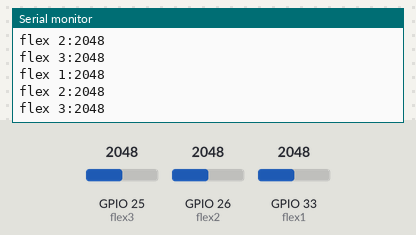
Simulated run of this sketch. Board: ESP32. On the bench: the last lines printed to the serial monitor. Inputs (shaded band) come from the test bench; at power-on: GPIO 25 (flex3) = 2048, GPIO 26 (flex2) = 2048, GPIO 33 (flex1) = 2048.

Above: at 1.8 s.
1.9 s: GPIO 25 (flex3) set to 2866
At 2.4 s:
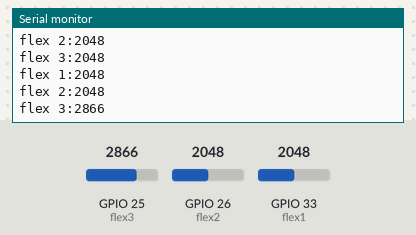
3.4 s: GPIO 26 (flex2) set to 2866
At 4.7 s:
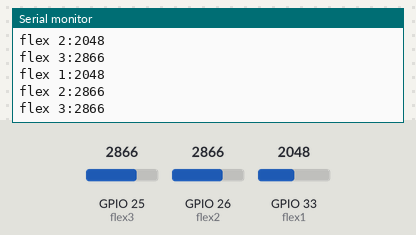
4.9 s: GPIO 33 (flex1) set to 2866
At 5.8 s:
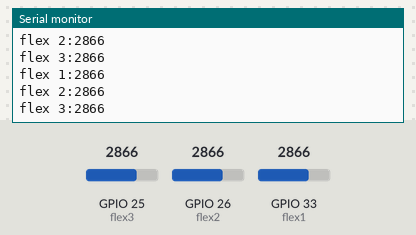
6.4 s: GPIO 25 (flex3) set to 3603
At 7.6 s:
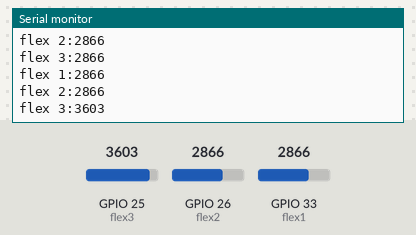
7.9 s: GPIO 26 (flex2) set to 3603
At 8.8 s:
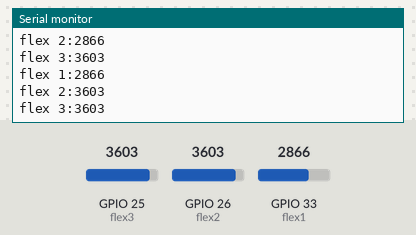
9.4 s: GPIO 33 (flex1) set to 3603
At 10.8 s:
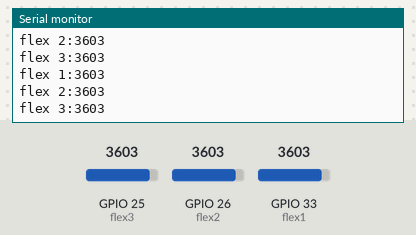
Timing chart, 0 to 11.9 s (numbered marks = the images above; inputs shaded):
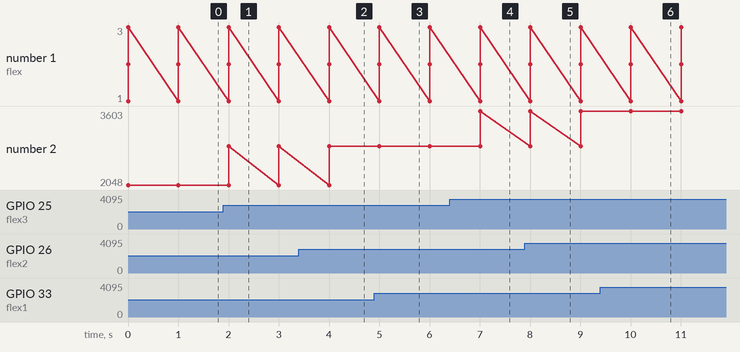

The sketch:

Flex_Testing.ino
```cpp
#define flex1 33
#define flex2 26
#define flex3 25
void setup() {
  pinMode(flex1,INPUT);
    pinMode(flex2,INPUT);
      pinMode(flex3,INPUT);

  Serial.begin(9600);
  // put your setup code here, to run once:

}

void loop() {
  Serial.print("flex 1:");
  Serial.println(analogRead(flex1),DEC);
   Serial.print("flex 2:");
   Serial.println(analogRead(flex2),DEC);
    Serial.print("flex 3:");
    Serial.println(analogRead(flex3),DEC);
  delay(1000);
  if(analogRead(flex2)>700){
    //Serial.println("Threshold_1");
  }

  // put your main code here, to run repeatedly:

}
```

Measured:
- after the input at 1.9 s, the serial monitor: prints a new line after 0.10 s (image 1)
- after the input at 3.4 s, the serial monitor: prints a new line after 0.60 s (image 2)
- after the input at 4.9 s, the serial monitor: prints a new line after 0.10 s (image 3)
- after the input at 6.4 s, the serial monitor: prints a new line after 0.61 s (image 4)
- after the input at 7.9 s, the serial monitor: prints a new line after 0.11 s (image 5)
- after the input at 9.4 s, the serial monitor: prints a new line after 0.61 s (image 6)
- plotted number 2: 2048 → 2866 after the input at 1.9 s, 2866 → 3603 after the input at 6.4 s
